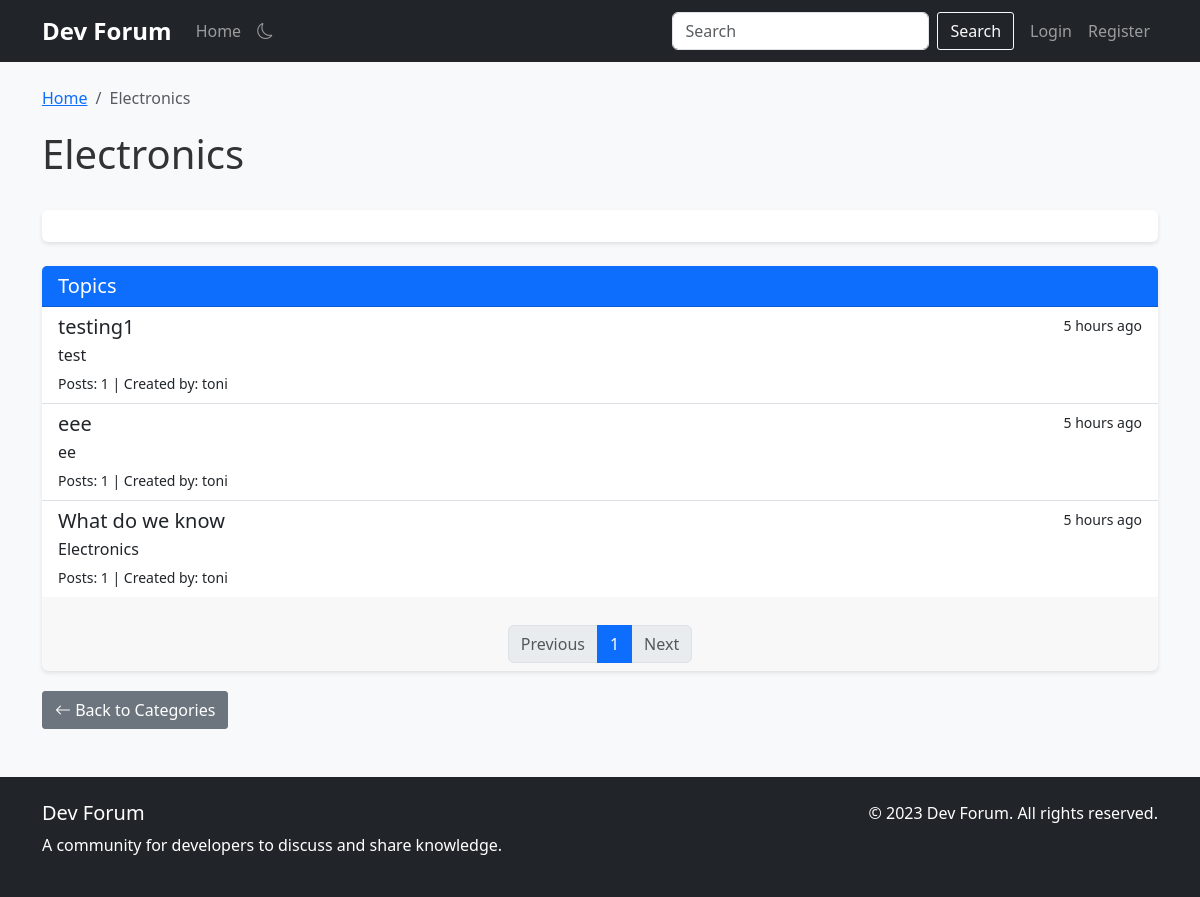
/category/6, run on an earlier commit of the app's database.
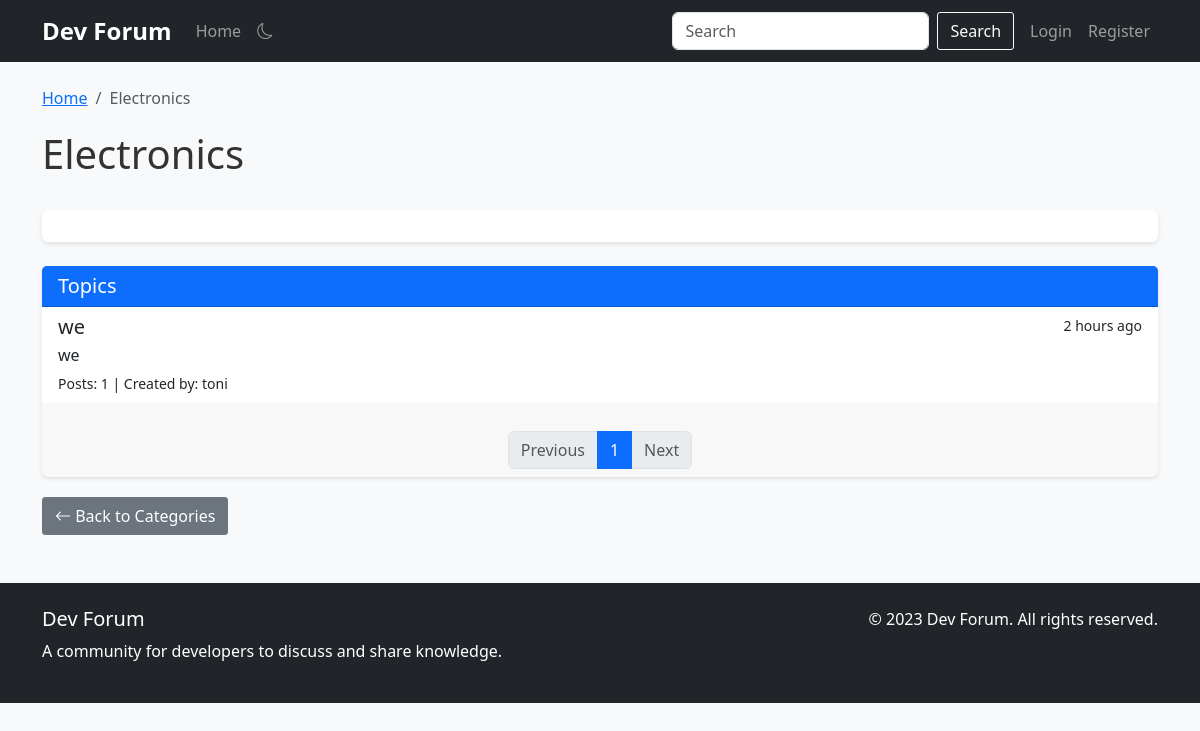
And on a later commit of the database.
### app.py (models this page shows, shortened)
class Category(db.Model):
    id = db.Column(db.Integer, primary_key=True)
    name = db.Column(db.String(100), nullable=False, index=True)
    description = db.Column(db.Text, nullable=True)
    topics = db.relationship('Topic', backref='category', lazy='dynamic', cascade='all, delete-orphan')

class Topic(db.Model):
    id = db.Column(db.Integer, primary_key=True)
    title = db.Column(db.String(100), nullable=False, index=True)
    description = db.Column(db.Text, nullable=True)
    created_at = db.Column(db.DateTime, default=datetime.utcnow, index=True)
    category_id = db.Column(db.Integer, db.ForeignKey('category.id'), nullable=False, index=True)
    posts = db.relationship('Post', backref='topic', lazy='dynamic', cascade='all, delete-orphan')

class User(db.Model, UserMixin):
    id = db.Column(db.Integer, primary_key=True)
    username = db.Column(db.String(80), unique=True, nullable=False, index=True)
    email = db.Column(db.String(120), unique=True, nullable=False, index=True)
    password_hash = db.Column(db.String(128))
    bio = db.Column(db.Text, nullable=True)
    join_date = db.Column(db.DateTime, default=datetime.utcnow, index=True)
    is_admin = db.Column(db.Boolean, default=False)
    posts = db.relationship('Post', backref='author', lazy='dynamic', cascade='all, delete-orphan')
    comments = db.relationship('Comment', backref='author', lazy='dynamic', cascade='all, delete-orphan')

### app.py (the view)
@app.route('/category/<int:category_id>')
@app.route('/category/<int:category_id>/page/<int:page>')
@cache.cached(timeout=60, query_string=True)
def category(category_id, page=1):
    category = Category.query.get_or_404(category_id)
    topics = Topic.query.filter_by(category_id=category_id).order_by(Topic.created_at.desc()).paginate(
        page=page, per_page=app.config['TOPICS_PER_PAGE'], error_out=False)
    return render_template('category.html', category=category, topics=topics)

### app.py (called while the page is built)
@app.template_filter('time_since')
def time_since(dt):
    now = datetime.utcnow()
    diff = now - dt
    if diff.days > 365:
        years = diff.days // 365
        return f"{years} year{'s' if years > 1 else ''} ago"
    elif diff.days > 30:
        months = diff.days // 30
        return f"{months} month{'s' if months > 1 else ''} ago"
    elif diff.days > 0:
        return f"{diff.days} day{'s' if diff.days > 1 else ''} ago"
    elif diff.seconds > 3600:
        hours = diff.seconds // 3600
        return f"{hours} hour{'s' if hours > 1 else ''} ago"
    elif diff.seconds > 60:
        minutes = diff.seconds // 60
        return f"{minutes} minute{'s' if minutes > 1 else ''} ago"
    else:
        return "just now"

### templates/category.html (shortened to what this page needs)
{% extends "base.html" %}
{% block content %}
<div class="row">
    <div class="col-md-12">
        <nav aria-label="breadcrumb">
            <ol class="breadcrumb">
                <li class="breadcrumb-item"><a href="{{ url_for('index') }}">Home</a></li>
                <li class="breadcrumb-item active" aria-current="page">{{ category.name }}</li>
            </ol>
        </nav>
        <div class="d-flex justify-content-between align-items-center mb-4">
            <h1>{{ category.name }}</h1>
        </div>
        <div class="card mb-4">
            <div class="card-body">
            </div>
        </div>
        <div class="card">
            <div class="card-header bg-primary text-white">
                <h5 class="mb-0">Topics</h5>
            </div>
            <div class="list-group list-group-flush">
                {% for topic in topics.items %}
                <a href="{{ url_for('topic', topic_id=topic.id) }}" class="list-group-item list-group-item-action">
                    <div class="d-flex w-100 justify-content-between">
                        <h5 class="mb-1">{{ topic.title }}</h5>
                        <small>{{ topic.created_at|time_since }}</small>
                    </div>
                    {% if topic.description %}
                    <p class="mb-1">{{ topic.description }}</p>
                    {% endif %}
                    <small>
                        Posts: {{ topic.posts.count() }} |
                        Created by: {{ topic.posts.first().author.username if topic.posts.first() else 'Unknown' }}
                    </small>
                </a>
                {% endfor %}
            </div>
            {% if topics.items %}
            <div class="card-footer">
                <nav aria-label="Topics pagination">
                    <ul class="pagination justify-content-center mb-0">
                        {% if topics.has_prev %}
                        <li class="page-item">
                            <a class="page-link" href="{{ url_for('category', category_id=category.id, page=topics.prev_num) }}">Previous</a>
                        </li>
                        {% else %}
                        <li class="page-item disabled">
                            <span class="page-link">Previous</span>
                        </li>
                        {% endif %}
                        {% for page_num in topics.iter_pages(left_edge=1, right_edge=1, left_current=2, right_current=2) %}
                            {% if page_num %}
                                {% if page_num == topics.page %}
                                <li class="page-item active">
                                    <span class="page-link">{{ page_num }}</span>
                                </li>
                                {% else %}
                                <li class="page-item">
                                    <a class="page-link" href="{{ url_for('category', category_id=category.id, page=page_num) }}">{{ page_num }}</a>
                                </li>
                                {% endif %}
                            {% else %}
                                <li class="page-item disabled">
                                    <span class="page-link">...</span>
                                </li>
                            {% endif %}
                        {% endfor %}
                        {% if topics.has_next %}
                        <li class="page-item">
                            <a class="page-link" href="{{ url_for('category', category_id=category.id, page=topics.next_num) }}">Next</a>
                        </li>
                        {% else %}
                        <li class="page-item disabled">
                            <span class="page-link">Next</span>
                        </li>
                        {% endif %}
                    </ul>
                </nav>
            </div>
            {% endif %}
        </div>
        <div class="mt-3">
            <a href="{{ url_for('index') }}" class="btn btn-secondary">
                <i class="bi bi-arrow-left"></i> Back to Categories
            </a>
        </div>
    </div>
</div>
{% endblock %}

### templates/base.html (shortened to what this page needs)
<!DOCTYPE html>
<html lang="en">
<head>
    <link href="https://cdn.jsdelivr.net/npm/bootstrap@5.3.0-alpha1/dist/css/bootstrap.min.css" rel="stylesheet">
    <link rel="stylesheet" href="https://cdn.jsdelivr.net/npm/bootstrap-icons@1.10.3/font/bootstrap-icons.css">
    <link rel="stylesheet" href="https://cdn.jsdelivr.net/npm/prismjs@1.29.0/themes/prism.min.css">
    <link rel="stylesheet" href="https://cdn.jsdelivr.net/npm/prismjs@1.29.0/plugins/line-numbers/prism-line-numbers.min.css">
    <link rel="stylesheet" href="{{ url_for('static', filename='css/style.css') }}">
</head>
<body>
    <nav class="navbar navbar-expand-lg navbar-dark bg-dark">
        <div class="container">
            <a class="navbar-brand" href="{{ url_for('index') }}">Dev Forum</a>
            <div class="collapse navbar-collapse" id="navbarNav">
                <ul class="navbar-nav me-auto">
                    <li class="nav-item">
                        <a class="nav-link" href="{{ url_for('index') }}">Home</a>
                    </li>
                </ul>
                <form class="d-flex me-2" action="{{ url_for('search') }}" method="get">
                    <input class="form-control me-2" type="search" name="query" placeholder="Search" aria-label="Search">
                    <button class="btn btn-outline-light" type="submit">Search</button>
                </form>
                <ul class="navbar-nav">
                    {% if current_user.is_authenticated %}
                    <li class="nav-item me-2">
                        <a class="nav-link position-relative" href="{{ url_for('messages') }}">
                            <i class="bi bi-envelope"></i>
                            {% if unread_messages_count() > 0 %}
                            <span class="position-absolute top-0 start-100 translate-middle badge rounded-pill bg-danger badge-notification">
                                {{ unread_messages_count() }}
                                <span class="visually-hidden">unread messages</span>
                            </span>
                            {% endif %}
                        </a>
                    </li>
                    <li class="nav-item dropdown">
                        <a class="nav-link dropdown-toggle" href="#" id="navbarDropdown" role="button" data-bs-toggle="dropdown" aria-expanded="false">
                            {{ current_user.username }}
                        </a>
                        <ul class="dropdown-menu dropdown-menu-end" aria-labelledby="navbarDropdown">
                            <li><a class="dropdown-item" href="{{ url_for('profile', username=current_user.username) }}">Profile</a></li>
                            <li><a class="dropdown-item" href="{{ url_for('messages') }}">Messages</a></li>
                            <li><hr class="dropdown-divider"></li>
                            <li><a class="dropdown-item" href="{{ url_for('logout') }}">Logout</a></li>
                        </ul>
                    </li>
                    {% else %}
                    <li class="nav-item">
                        <a class="nav-link" href="{{ url_for('login') }}">Login</a>
                    </li>
                    <li class="nav-item">
                        <a class="nav-link" href="{{ url_for('register') }}">Register</a>
                    </li>
                    {% endif %}
                </ul>
            </div>
        </div>
    </nav>
    <div class="container mt-4">
        {% block content %}{% endblock %}
    </div>
    <footer class="bg-dark text-white mt-5 py-4">
        <div class="container">
            <div class="row">
                <div class="col-md-6">
                    <h5>Dev Forum</h5>
                    <p>A community for developers to discuss and share knowledge.</p>
                </div>
                <div class="col-md-6 text-md-end">
                    <p>&copy; 2023 Dev Forum. All rights reserved.</p>
                </div>
            </div>
        </div>
    </footer>
</body>
</html>

### static/css/style.css (style rules this page uses)
body { font-family: 'Segoe UI', Tahoma, Geneva, Verdana, sans-serif; background-color: #f8f9fa; color: #333; }
.navbar-brand { font-weight: bold; font-size: 1.5rem; }
.card { box-shadow: 0 2px 4px rgba(0, 0, 0, 0.1); border: none; margin-bottom: 20px; }
.card-header { font-weight: bold; }
footer { margin-top: 50px; }
.breadcrumb { background-color: transparent; padding: 0; margin-bottom: 20px; }
.btn { border-radius: 3px; }
.pagination { justify-content: center; margin-top: 20px; }

What changed in the data, as far as the page shows it:
removed Topic: title "testing1", created_at "5 hours ago", description "test", posts.count "1", posts.first "toni"
removed Topic: title "eee", created_at "5 hours ago", description "ee", posts.count "1", posts.first "toni"
removed Topic: title "What do we know", created_at "5 hours ago", description "Electronics", posts.count "1", posts.first "toni"
added Topic: title "we", created_at "2 hours ago", description "we", posts.count "1", posts.first "toni"
